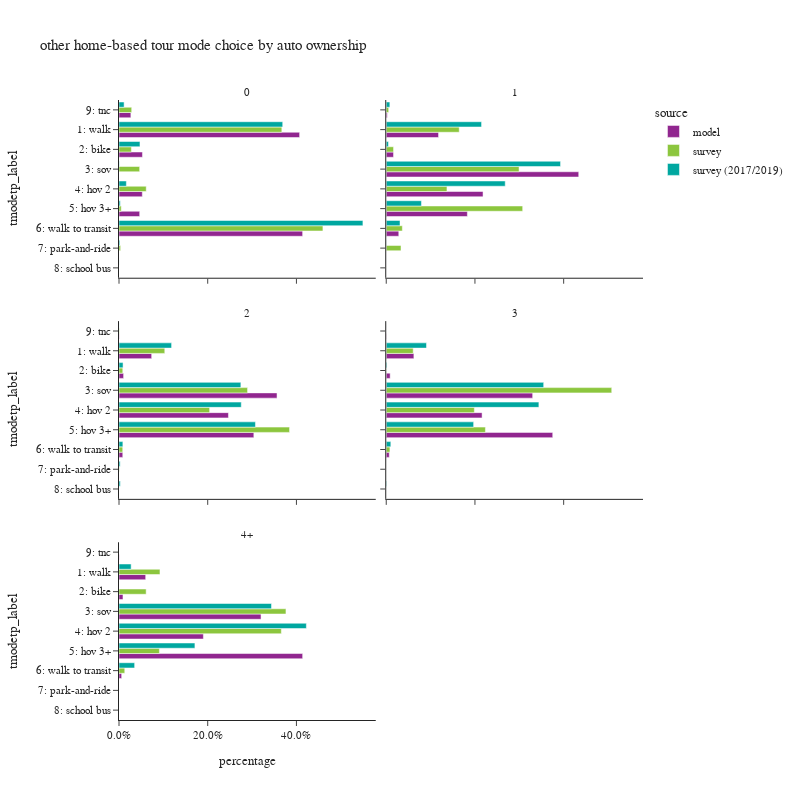

Notebook source saved alongside this figure:
### Code cell
plot_mode_choice(hb_tour.loc[hb_tour['auto_ownership_4+']!="-1"],"auto_ownership_4+",
                 {"auto_ownership_4+":["0","1","2","3","4+"],
                  "tmodetp_label":["1: walk","2: bike","3: sov","4: hov 2","5: hov 3+","6: walk to transit",
                                   "7: park-and-ride","8: school bus","9: other–survey only"]},
                 "auto ownership",2,800)

### Figure 1 — Plotly figure (JSON) as saved in the notebook; plotly's stock layout.template omitted (floating-point values rounded to 4 significant figures)
{"data": [{"alignmentgroup": "True", "customdata": [[64983], [8438], [8386], [7444], [66068], [4270]], "hovertemplate": "source=model<br>auto_ownership_4+=0<br>percentage=%{x}<br>tmodetp_label=%{y}<br>sample count=%{customdata[0]}<extra></extra>", "legendgroup": "model", "marker": {"color": "#91268F", "pattern": {"shape": ""}}, "name": "model", "offsetgroup": "model", "orientation": "h", "showlegend": true, "textposition": "auto", "type": "bar", "x": [0.4072, 0.05287, 0.05255, 0.04664, 0.414, 0.02676], "xaxis": "x5", "y": ["1: walk", "2: bike", "4: hov 2", "5: hov 3+", "6: walk to transit", "9: tnc"], "yaxis": "y5"}, {"alignmentgroup": "True", "customdata": [[77819], [10828], [286397], [144031], [120710], [18658], [1521]], "hovertemplate": "source=model<br>auto_ownership_4+=1<br>percentage=%{x}<br>tmodetp_label=%{y}<br>sample count=%{customdata[0]}<extra></extra>", "legendgroup": "model", "marker": {"color": "#91268F", "pattern": {"shape": ""}}, "name": "model", "offsetgroup": "model", "orientation": "h", "showlegend": false, "textposition": "auto", "type": "bar", "x": [0.1179, 0.01641, 0.434, 0.2182, 0.1829, 0.02827, 0.002305], "xaxis": "x6", "y": ["1: walk", "2: bike", "3: sov", "4: hov 2", "5: hov 3+", "6: walk to transit", "9: tnc"], "yaxis": "y6"}, {"alignmentgroup": "True", "customdata": [[76793], [10808], [371436], [257258], [316952], [8858], [539]], "hovertemplate": "source=model<br>auto_ownership_4+=2<br>percentage=%{x}<br>tmodetp_label=%{y}<br>sample count=%{customdata[0]}<extra></extra>", "legendgroup": "model", "marker": {"color": "#91268F", "pattern": {"shape": ""}}, "name": "model", "offsetgroup": "model", "orientation": "h", "showlegend": false, "textposition": "auto", "type": "bar", "x": [0.07365, 0.01037, 0.3562, 0.2467, 0.304, 0.008496, 0.000517], "xaxis": "x3", "y": ["1: walk", "2: bike", "3: sov", "4: hov 2", "5: hov 3+", "6: walk to transit", "9: tnc"], "yaxis": "y3"}, {"alignmentgroup": "True", "customdata": [[33648], [4775], [178182], [116628], [202597], [3681], [273]], "hovertemplate": "source=model<br>auto_ownership_4+=3<br>percentage=%{x}<br>tmodetp_label=%{y}<br>sample count=%{customdata[0]}<extra></extra>", "legendgroup": "model", "marker": {"color": "#91268F", "pattern": {"shape": ""}}, "name": "model", "offsetgroup": "model", "orientation": "h", "showlegend": false, "textposition": "auto", "type": "bar", "x": [0.06234, 0.008846, 0.3301, 0.2161, 0.3753, 0.006819, 0.0005058], "xaxis": "x4", "y": ["1: walk", "2: bike", "3: sov", "4: hov 2", "5: hov 3+", "6: walk to transit", "9: tnc"], "yaxis": "y4"}, {"alignmentgroup": "True", "customdata": [[20883], [3116], [111188], [66053], [143766], [2090], [146]], "hovertemplate": "source=model<br>auto_ownership_4+=4+<br>percentage=%{x}<br>tmodetp_label=%{y}<br>sample count=%{customdata[0]}<extra></extra>", "legendgroup": "model", "marker": {"color": "#91268F", "pattern": {"shape": ""}}, "name": "model", "offsetgroup": "model", "orientation": "h", "showlegend": false, "textposition": "auto", "type": "bar", "x": [0.06014, 0.008974, 0.3202, 0.1902, 0.414, 0.006019, 0.0004205], "xaxis": "x", "y": ["1: walk", "2: bike", "3: sov", "4: hov 2", "5: hov 3+", "6: walk to transit", "9: tnc"], "yaxis": "y"}, {"alignmentgroup": "True", "customdata": [[227], [29], [8], [15], [12], [128], [5], [10]], "hovertemplate": "source=survey<br>auto_ownership_4+=0<br>percentage=%{x}<br>tmodetp_label=%{y}<br>sample count=%{customdata[0]}<extra></extra>", "legendgroup": "survey", "marker": {"color": "#8CC63E", "pattern": {"shape": ""}}, "name": "survey", "offsetgroup": "survey", "orientation": "h", "showlegend": true, "textposition": "auto", "type": "bar", "x": [0.3671, 0.02794, 0.04656, 0.06136, 0.005082, 0.4597, 0.003652, 0.0286], "xaxis": "x5", "y": ["1: walk", "2: bike", "3: sov", "4: hov 2", "5: hov 3+", "6: walk to transit", "7: park-and-ride", "9: tnc"], "yaxis": "y5"}, {"alignmentgroup": "True", "customdata": [[441], [60], [556], [296], [163], [54], [6], [2], [4]], "hovertemplate": "source=survey<br>auto_ownership_4+=1<br>percentage=%{x}<br>tmodetp_label=%{y}<br>sample count=%{customdata[0]}<extra></extra>", "legendgroup": "survey", "marker": {"color": "#8CC63E", "pattern": {"shape": ""}}, "name": "survey", "offsetgroup": "survey", "orientation": "h", "showlegend": false, "textposition": "auto", "type": "bar", "x": [0.1645, 0.01647, 0.2994, 0.1369, 0.3076, 0.03627, 0.03327, 6.529e-05, 0.005491], "xaxis": "x6", "y": ["1: walk", "2: bike", "3: sov", "4: hov 2", "5: hov 3+", "6: walk to transit", "7: park-and-ride", "8: school bus", "9: tnc"], "yaxis": "y6"}, {"alignmentgroup": "True", "customdata": [[187], [24], [494], [364], [270], [14], [5], [5]], "hovertemplate": "source=survey<br>auto_ownership_4+=2<br>percentage=%{x}<br>tmodetp_label=%{y}<br>sample count=%{customdata[0]}<extra></extra>", "legendgroup": "survey", "marker": {"color": "#8CC63E", "pattern": {"shape": ""}}, "name": "survey", "offsetgroup": "survey", "orientation": "h", "showlegend": false, "textposition": "auto", "type": "bar", "x": [0.1032, 0.008496, 0.2898, 0.2043, 0.3845, 0.00839, 0.0006206, 0.0006715], "xaxis": "x3", "y": ["1: walk", "2: bike", "3: sov", "4: hov 2", "5: hov 3+", "6: walk to transit", "7: park-and-ride", "9: tnc"], "yaxis": "y3"}, {"alignmentgroup": "True", "customdata": [[38], [2], [194], [91], [45], [2]], "hovertemplate": "source=survey<br>auto_ownership_4+=3<br>percentage=%{x}<br>tmodetp_label=%{y}<br>sample count=%{customdata[0]}<extra></extra>", "legendgroup": "survey", "marker": {"color": "#8CC63E", "pattern": {"shape": ""}}, "name": "survey", "offsetgroup": "survey", "orientation": "h", "showlegend": false, "textposition": "auto", "type": "bar", "x": [0.06076, 0.0003418, 0.5084, 0.1986, 0.2236, 0.008303], "xaxis": "x4", "y": ["1: walk", "2: bike", "3: sov", "4: hov 2", "5: hov 3+", "6: walk to transit"], "yaxis": "y4"}, {"alignmentgroup": "True", "customdata": [[13], [3], [65], [45], [16], [2]], "hovertemplate": "source=survey<br>auto_ownership_4+=4+<br>percentage=%{x}<br>tmodetp_label=%{y}<br>sample count=%{customdata[0]}<extra></extra>", "legendgroup": "survey", "marker": {"color": "#8CC63E", "pattern": {"shape": ""}}, "name": "survey", "offsetgroup": "survey", "orientation": "h", "showlegend": false, "textposition": "auto", "type": "bar", "x": [0.09236, 0.06121, 0.3764, 0.366, 0.09106, 0.01299], "xaxis": "x", "y": ["1: walk", "2: bike", "3: sov", "4: hov 2", "5: hov 3+", "6: walk to transit"], "yaxis": "y"}, {"alignmentgroup": "True", "customdata": [[389], [28], [7], [27], [12], [286], [4], [1], [22]], "hovertemplate": "source=survey (2017/2019)<br>auto_ownership_4+=0<br>percentage=%{x}<br>tmodetp_label=%{y}<br>sample count=%{customdata[0]}<extra></extra>", "legendgroup": "survey (2017/2019)", "marker": {"color": "#00A7A0", "pattern": {"shape": ""}}, "name": "survey (2017/2019)", "offsetgroup": "survey (2017/2019)", "orientation": "h", "showlegend": true, "textposition": "auto", "type": "bar", "x": [0.3691, 0.04729, 0.0006345, 0.0166, 0.002892, 0.5499, 0.001909, 0.0001904, 0.0115], "xaxis": "x5", "y": ["1: walk", "2: bike", "3: sov", "4: hov 2", "5: hov 3+", "6: walk to transit", "7: park-and-ride", "8: school bus", "9: tnc"], "yaxis": "y5"}, {"alignmentgroup": "True", "customdata": [[977], [40], [839], [626], [264], [165], [8], [2], [34]], "hovertemplate": "source=survey (2017/2019)<br>auto_ownership_4+=1<br>percentage=%{x}<br>tmodetp_label=%{y}<br>sample count=%{customdata[0]}<extra></extra>", "legendgroup": "survey (2017/2019)", "marker": {"color": "#00A7A0", "pattern": {"shape": ""}}, "name": "survey (2017/2019)", "offsetgroup": "survey (2017/2019)", "orientation": "h", "showlegend": false, "textposition": "auto", "type": "bar", "x": [0.2149, 0.004967, 0.393, 0.2683, 0.07937, 0.03101, 0.0003279, 5.575e-05, 0.008142], "xaxis": "x6", "y": ["1: walk", "2: bike", "3: sov", "4: hov 2", "5: hov 3+", "6: walk to transit", "7: park-and-ride", "8: school bus", "9: tnc"], "yaxis": "y6"}, {"alignmentgroup": "True", "customdata": [[466], [43], [774], [639], [459], [73], [10], [7], [8]], "hovertemplate": "source=survey (2017/2019)<br>auto_ownership_4+=2<br>percentage=%{x}<br>tmodetp_label=%{y}<br>sample count=%{customdata[0]}<extra></extra>", "legendgroup": "survey (2017/2019)", "marker": {"color": "#00A7A0", "pattern": {"shape": ""}}, "name": "survey (2017/2019)", "offsetgroup": "survey (2017/2019)", "orientation": "h", "showlegend": false, "textposition": "auto", "type": "bar", "x": [0.1186, 0.009152, 0.2747, 0.2756, 0.3076, 0.008719, 0.002597, 0.002912, 0.0001232], "xaxis": "x3", "y": ["1: walk", "2: bike", "3: sov", "4: hov 2", "5: hov 3+", "6: walk to transit", "7: park-and-ride", "8: school bus", "9: tnc"], "yaxis": "y3"}, {"alignmentgroup": "True", "customdata": [[58], [2], [194], [140], [86], [12], [2], [1]], "hovertemplate": "source=survey (2017/2019)<br>auto_ownership_4+=3<br>percentage=%{x}<br>tmodetp_label=%{y}<br>sample count=%{customdata[0]}<extra></extra>", "legendgroup": "survey (2017/2019)", "marker": {"color": "#00A7A0", "pattern": {"shape": ""}}, "name": "survey (2017/2019)", "offsetgroup": "survey (2017/2019)", "orientation": "h", "showlegend": false, "textposition": "auto", "type": "bar", "x": [0.09077, 0.001741, 0.3549, 0.3441, 0.197, 0.01031, 0.001032, 5.789e-05], "xaxis": "x4", "y": ["1: walk", "2: bike", "3: sov", "4: hov 2", "5: hov 3+", "6: walk to transit", "8: school bus", "9: tnc"], "yaxis": "y4"}, {"alignmentgroup": "True", "customdata": [[15], [91], [65], [43], [3]], "hovertemplate": "source=survey (2017/2019)<br>auto_ownership_4+=4+<br>percentage=%{x}<br>tmodetp_label=%{y}<br>sample count=%{customdata[0]}<extra></extra>", "legendgroup": "survey (2017/2019)", "marker": {"color": "#00A7A0", "pattern": {"shape": ""}}, "name": "survey (2017/2019)", "offsetgroup": "survey (2017/2019)", "orientation": "h", "showlegend": false, "textposition": "auto", "type": "bar", "x": [0.02737, 0.3438, 0.4224, 0.1712, 0.03524], "xaxis": "x", "y": ["1: walk", "3: sov", "4: hov 2", "5: hov 3+", "6: walk to transit"], "yaxis": "y"}], "layout": {"annotations": [{"font": {}, "showarrow": false, "text": "4+", "x": 0.245, "xanchor": "center", "xref": "paper", "y": 0.2867, "yanchor": "bottom", "yref": "paper"}, {"font": {}, "showarrow": false, "text": "2", "x": 0.245, "xanchor": "center", "xref": "paper", "y": 0.6433, "yanchor": "bottom", "yref": "paper"}, {"font": {}, "showarrow": false, "text": "3", "x": 0.755, "xanchor": "center", "xref": "paper", "y": 0.6433, "yanchor": "bottom", "yref": "paper"}, {"font": {}, "showarrow": false, "text": "0", "x": 0.245, "xanchor": "center", "xref": "paper", "y": 1.0, "yanchor": "bottom", "yref": "paper"}, {"font": {}, "showarrow": false, "text": "1", "x": 0.755, "xanchor": "center", "xref": "paper", "y": 1.0, "yanchor": "bottom", "yref": "paper"}], "barmode": "group", "height": 800, "legend": {"title": {"text": "source"}, "tracegroupgap": 0}, "title": {"text": "other home-based tour mode choice by auto ownership"}, "width": 800, "xaxis": {"anchor": "y", "domain": [0.0, 0.49], "tickformat": ".1%", "title": {"text": "percentage"}}, "xaxis2": {"anchor": "y2", "domain": [0.51, 1.0], "matches": "x", "tickformat": ".1%", "title": {"text": "percentage"}}, "xaxis3": {"anchor": "y3", "domain": [0.0, 0.49], "matches": "x", "showticklabels": false, "tickformat": ".1%"}, "xaxis4": {"anchor": "y4", "domain": [0.51, 1.0], "matches": "x", "showticklabels": false, "tickformat": ".1%"}, "xaxis5": {"anchor": "y5", "domain": [0.0, 0.49], "matches": "x", "showticklabels": false, "tickformat": ".1%"}, "xaxis6": {"anchor": "y6", "domain": [0.51, 1.0], "matches": "x", "showticklabels": false, "tickformat": ".1%"}, "yaxis": {"anchor": "x", "categoryarray": ["9: other–survey only", "8: school bus", "7: park-and-ride", "6: walk to transit", "5: hov 3+", "4: hov 2", "3: sov", "2: bike", "1: walk"], "categoryorder": "array", "domain": [0.0, 0.2867], "title": {"text": "tmodetp_label"}}, "yaxis2": {"anchor": "x2", "domain": [0.0, 0.2867], "matches": "y", "showticklabels": false}, "yaxis3": {"anchor": "x3", "categoryarray": ["9: other–survey only", "8: school bus", "7: park-and-ride", "6: walk to transit", "5: hov 3+", "4: hov 2", "3: sov", "2: bike", "1: walk"], "categoryorder": "array", "domain": [0.3567, 0.6433], "matches": "y", "title": {"text": "tmodetp_label"}}, "yaxis4": {"anchor": "x4", "domain": [0.3567, 0.6433], "matches": "y", "showticklabels": false}, "yaxis5": {"anchor": "x5", "categoryarray": ["9: other–survey only", "8: school bus", "7: park-and-ride", "6: walk to transit", "5: hov 3+", "4: hov 2", "3: sov", "2: bike", "1: walk"], "categoryorder": "array", "domain": [0.7133, 1.0], "matches": "y", "title": {"text": "tmodetp_label"}}, "yaxis6": {"anchor": "x6", "domain": [0.7133, 1.0], "matches": "y", "showticklabels": false}}}
